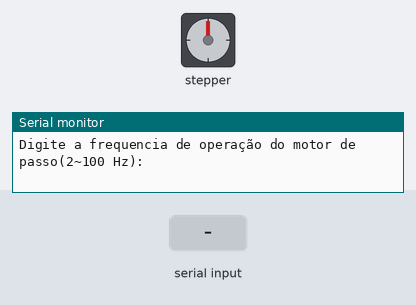
The sketch below on a simulated Arduino Uno, built with avr-gcc and run on an emulated ATmega328P. On the bench: stepper motor, the last lines printed to the serial monitor. Wiring (inferred from the names in the program): stepper motor (2048 steps per turn assumed): coils pin 8, pin 9, pin 10, pin 11. Inputs (shaded band) come from the test bench.

Above: at 1.2 s.
1.3 s: "90,45,200\n" received over Serial
3.3 s: "1\n" received over Serial
5.3 s: "2\n" received over Serial
At 6.57 s:
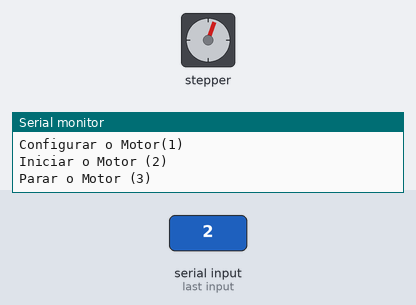
8.3 s: "30,150,10\n" received over Serial
At 8.3 s:
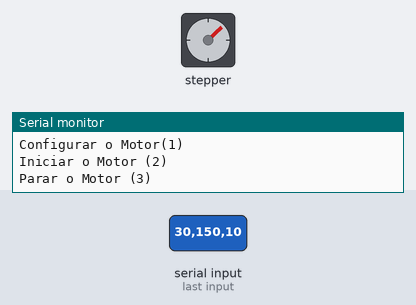
9.8 s: "2\n" received over Serial
At 10.58 s:
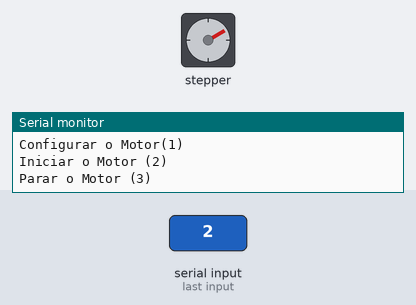
12.8 s: "90,45\n" received over Serial
At 13.5 s:
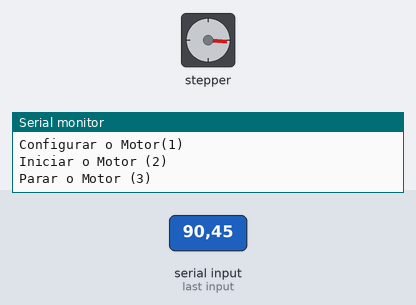
Timing chart, 0 to 15.3 s (numbered marks = the images above; inputs shaded):
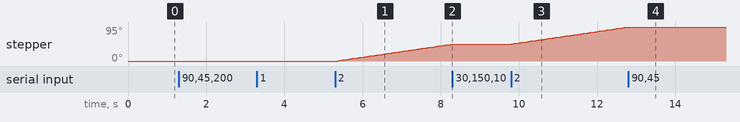

Measured:
- after the input at 5.3 s, stepper: keeps turning clockwise at about 16°/s, starting after 0.07 s
- after the input at 8.3 s, stepper: stops changing and stays 47°
- after the input at 9.8 s, stepper: keeps turning clockwise at about 16°/s, starting at once
- after the input at 12.8 s, stepper: stops changing and stays 95°

The sketch:

Step_Motor.ino
```cpp
/*
Andre Arino
Data: 28/01/2024 - Ver. 1.0
Sketch para Motor de Passo 28BYJ-48 e Drive ULN2003A
Teste básico de controle de motor de passo em modos Wave e Normal
Seleção do modo de controle e frequência de rotação.

Conexões:
ULN2003A IN4 -> Arduino 11
ULN2003A IN3 -> Arduino 10
ULN2003A IN2 -> Arduino 09
ULN2003A IN1 -> Arduino 08
ULN2003A VCC -> Arduino 5V
ULN2003A GND -> Arduino GND
*/

const int IN1 = 8; //Bobina 1
const int IN2 = 9; //Bobina 2
const int IN3 = 10; //Bobina 3
const int IN4 = 11; //Bobina 4
int step; //tempo de cada pulso (ms)
float frequency; // frequência (Hz)
int modo; //seleção do modo de operação
int escolha; //seleção do a opção do menu

void setup()
{
  pinMode(IN1, OUTPUT); //Pinos como saídas
  pinMode(IN2, OUTPUT);
  pinMode(IN3, OUTPUT);
  pinMode(IN4, OUTPUT);
  digitalWrite(IN1, LOW);//Bobinas desligadas
  digitalWrite(IN2, LOW);
  digitalWrite(IN3, LOW);
  digitalWrite(IN4, LOW);
}

void wave()
{
  // primeiro passo
  digitalWrite(IN1, HIGH);
  digitalWrite(IN2, LOW);
  digitalWrite(IN3, LOW);
  digitalWrite(IN4, LOW);
  delay(step);

  // segundo passo
  digitalWrite(IN1, LOW);
  digitalWrite(IN2, HIGH);
  digitalWrite(IN3, LOW);
  digitalWrite(IN4, LOW);
  delay(step);

  // terceiro passo
  digitalWrite(IN1, LOW);
  digitalWrite(IN2, LOW);
  digitalWrite(IN3, HIGH);
  digitalWrite(IN4, LOW);
  delay(step);

  // quarto passo
  digitalWrite(IN1, LOW);
  digitalWrite(IN2, LOW);
  digitalWrite(IN3, LOW);
  digitalWrite(IN4, HIGH);
  delay(step);
}

void normal()
{
  // primeiro passo
  digitalWrite(IN1, HIGH);
  digitalWrite(IN2, HIGH);
  digitalWrite(IN3, LOW);
  digitalWrite(IN4, LOW);
  delay(step);

  // segundo passo
  digitalWrite(IN1, LOW);
  digitalWrite(IN2, HIGH);
  digitalWrite(IN3, HIGH);
  digitalWrite(IN4, LOW);
  delay(step);

  // terceiro passo
  digitalWrite(IN1, LOW);
  digitalWrite(IN2, LOW);
  digitalWrite(IN3, HIGH);
  digitalWrite(IN4, HIGH);
  delay(step);

  // quarto passo
  digitalWrite(IN1, HIGH);
  digitalWrite(IN2, LOW);
  digitalWrite(IN3, LOW);
  digitalWrite(IN4, HIGH);
  delay(step);
}

void ajuste ()
{
  Serial.begin(9600);
  // Seleção da frequência de operação do motor de passo
  Serial.print("Digite a frequencia de operação do motor de passo(2~100 Hz):\n");
  frequency = Serial.parseInt ();
  while(frequency <2 || frequency>100)
  {
    frequency = Serial.parseInt ();
    delay(500);
  }
  step = ( 1 / frequency ) * 1000;
  Serial.print(step, DEC);
  // Seleção do modo de operação do motor de passo
  Serial.print("Digite o modo de operação do motor de passo: \nWave(1) / Normal(2) \n");
  modo = Serial.parseInt ();
  while(modo < 1 || modo > 2 )
  {
    modo = Serial.parseInt ();
    delay(500);
  }
  Serial.print("Pressione: \nConfigurar o Motor(1) \nIniciar o Motor (2) \nParar o Motor (3)\n");
  escolha = 0;
  Serial.end();
}

void loop()
{
  Serial.print("Ajuste a configuração inicial do motor. \n");
  ajuste();
  while(1)
  {
    while(escolha < 1 || escolha > 3)
    {
      Serial.begin(9600);
      delay(500);
      escolha = Serial.parseInt ();
      Serial.end();
    }

    Serial.begin(9600);

    if(escolha == 1)
    {
      ajuste();
    }

    if(escolha == 2)
    {
      switch (modo)
      {
        case 1:
        wave();
        break;
        case 2:
        normal();
        break;
        default:
        break;
      }
    }

    if(escolha == 3)
    {
      digitalWrite(IN1, LOW);
      digitalWrite(IN2, LOW);
      digitalWrite(IN3, LOW);
      digitalWrite(IN4, LOW);
      escolha = 0;
    }

    if(Serial.available() > 0)
    {
      escolha = Serial.parseInt ();
    }

    Serial.end();

  }
}
```
